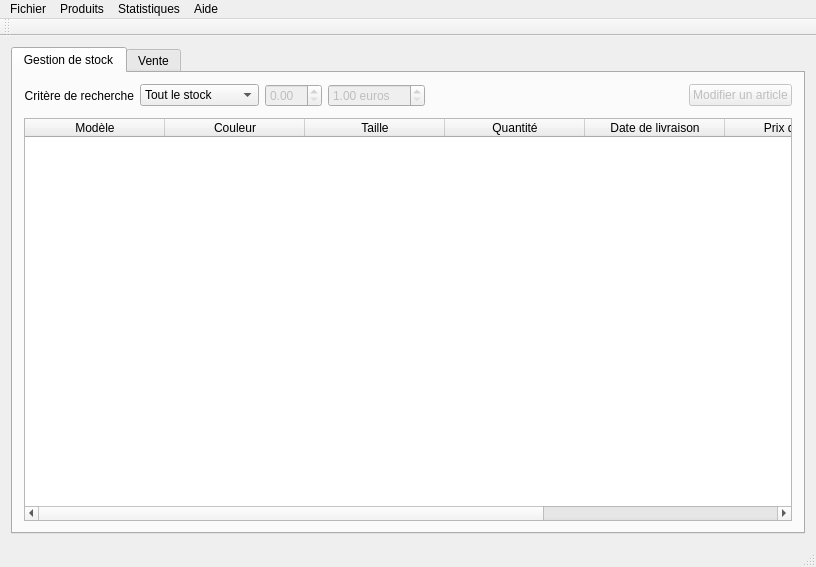
<?xml version="1.0" encoding="UTF-8"?>
<ui version="4.0">
 <class>MainWindow</class>
 <widget class="QMainWindow" name="MainWindow">
  <property name="geometry">
   <rect>
    <x>0</x>
    <y>0</y>
    <width>816</width>
    <height>567</height>
   </rect>
  </property>
  <property name="windowTitle">
   <string>QloT</string>
  </property>
  <property name="windowIcon">
   <iconset>
    <normaloff>../../images/qlot_512.svg</normaloff>../../images/qlot_512.svg</iconset>
  </property>
  <widget class="QWidget" name="centralWidget">
   <layout class="QGridLayout" name="gridLayout">
    <item row="0" column="0">
     <widget class="QTabWidget" name="tabWidget">
      <property name="currentIndex">
       <number>0</number>
      </property>
      <widget class="QWidget" name="tab">
       <attribute name="title">
        <string>Gestion de stock</string>
       </attribute>
       <layout class="QVBoxLayout" name="verticalLayout_2">
        <item>
         <layout class="QVBoxLayout" name="verticalLayout">
          <item>
           <layout class="QHBoxLayout" name="horizontalLayout_2">
            <item>
             <widget class="QLabel" name="label_critere">
              <property name="text">
               <string>Critère de recherche</string>
              </property>
              <property name="alignment">
               <set>Qt::AlignRight|Qt::AlignTrailing|Qt::AlignVCenter</set>
              </property>
             </widget>
            </item>
            <item>
             <widget class="QComboBox" name="critere_combo_box_gestion">
              <item>
               <property name="text">
                <string>Tout le stock</string>
               </property>
              </item>
              <item>
               <property name="text">
                <string>Modele</string>
               </property>
              </item>
              <item>
               <property name="text">
                <string>Couleur</string>
               </property>
              </item>
              <item>
               <property name="text">
                <string>Taille</string>
               </property>
              </item>
              <item>
               <property name="text">
                <string>Prix d'achat (€)</string>
               </property>
              </item>
              <item>
               <property name="text">
                <string>Prix de vente (€)</string>
               </property>
              </item>
              <item>
               <property name="text">
                <string>Prix effectif (€)</string>
               </property>
              </item>
             </widget>
            </item>
            <item>
             <widget class="QDoubleSpinBox" name="doubleSpinBox_gestion">
              <property name="enabled">
               <bool>false</bool>
              </property>
             </widget>
            </item>
            <item>
             <widget class="QDoubleSpinBox" name="doubleSpinBox_prix_max">
              <property name="enabled">
               <bool>false</bool>
              </property>
              <property name="suffix">
               <string> euros</string>
              </property>
              <property name="minimum">
               <double>1.000000000000000</double>
              </property>
              <property name="maximum">
               <double>499.990000000000009</double>
              </property>
              <property name="singleStep">
               <double>0.010000000000000</double>
              </property>
              <property name="value">
               <double>1.000000000000000</double>
              </property>
             </widget>
            </item>
            <item>
             <spacer name="horizontalSpacer">
              <property name="orientation">
               <enum>Qt::Horizontal</enum>
              </property>
              <property name="sizeHint" stdset="0">
               <size>
                <width>40</width>
                <height>20</height>
               </size>
              </property>
             </spacer>
            </item>
            <item>
             <widget class="QPushButton" name="modif_article">
              <property name="enabled">
               <bool>false</bool>
              </property>
              <property name="text">
               <string>Modifier un article</string>
              </property>
             </widget>
            </item>
           </layout>
          </item>
          <item>
           <spacer name="verticalSpacer">
            <property name="orientation">
             <enum>Qt::Vertical</enum>
            </property>
            <property name="sizeType">
             <enum>QSizePolicy::Fixed</enum>
            </property>
            <property name="sizeHint" stdset="0">
             <size>
              <width>20</width>
              <height>5</height>
             </size>
            </property>
           </spacer>
          </item>
          <item>
           <widget class="QTableWidget" name="tableau_recherche_gestion">
            <property name="lineWidth">
             <number>1</number>
            </property>
            <property name="horizontalScrollBarPolicy">
             <enum>Qt::ScrollBarAsNeeded</enum>
            </property>
            <property name="autoScroll">
             <bool>true</bool>
            </property>
            <property name="editTriggers">
             <set>QAbstractItemView::NoEditTriggers</set>
            </property>
            <property name="alternatingRowColors">
             <bool>true</bool>
            </property>
            <property name="selectionBehavior">
             <enum>QAbstractItemView::SelectRows</enum>
            </property>
            <property name="horizontalScrollMode">
             <enum>QAbstractItemView::ScrollPerPixel</enum>
            </property>
            <property name="gridStyle">
             <enum>Qt::SolidLine</enum>
            </property>
            <property name="sortingEnabled">
             <bool>false</bool>
            </property>
            <property name="cornerButtonEnabled">
             <bool>true</bool>
            </property>
            <property name="rowCount">
             <number>0</number>
            </property>
            <property name="columnCount">
             <number>8</number>
            </property>
            <attribute name="horizontalHeaderVisible">
             <bool>true</bool>
            </attribute>
            <attribute name="horizontalHeaderCascadingSectionResizes">
             <bool>false</bool>
            </attribute>
            <attribute name="horizontalHeaderDefaultSectionSize">
             <number>140</number>
            </attribute>
            <attribute name="horizontalHeaderHighlightSections">
             <bool>true</bool>
            </attribute>
            <attribute name="horizontalHeaderShowSortIndicator" stdset="0">
             <bool>false</bool>
            </attribute>
            <attribute name="horizontalHeaderStretchLastSection">
             <bool>false</bool>
            </attribute>
            <attribute name="verticalHeaderCascadingSectionResizes">
             <bool>false</bool>
            </attribute>
            <attribute name="verticalHeaderHighlightSections">
             <bool>true</bool>
            </attribute>
            <attribute name="verticalHeaderShowSortIndicator" stdset="0">
             <bool>false</bool>
            </attribute>
            <attribute name="verticalHeaderStretchLastSection">
             <bool>false</bool>
            </attribute>
            <column>
             <property name="text">
              <string>Modèle</string>
             </property>
             <property name="font">
              <font>
               <pointsize>9</pointsize>
              </font>
             </property>
             <property name="textAlignment">
              <set>AlignHCenter|AlignVCenter|AlignCenter</set>
             </property>
            </column>
            <column>
             <property name="text">
              <string>Couleur</string>
             </property>
             <property name="font">
              <font>
               <pointsize>9</pointsize>
              </font>
             </property>
            </column>
            <column>
             <property name="text">
              <string>Taille</string>
             </property>
             <property name="font">
              <font>
               <pointsize>9</pointsize>
              </font>
             </property>
            </column>
            <column>
             <property name="text">
              <string>Quantité</string>
             </property>
             <property name="font">
              <font>
               <pointsize>9</pointsize>
              </font>
             </property>
            </column>
            <column>
             <property name="text">
              <string>Date de livraison</string>
             </property>
             <property name="font">
              <font>
               <pointsize>9</pointsize>
              </font>
             </property>
            </column>
            <column>
             <property name="text">
              <string>Prix d'achat</string>
             </property>
             <property name="font">
              <font>
               <pointsize>9</pointsize>
              </font>
             </property>
            </column>
            <column>
             <property name="text">
              <string>Prix de vente</string>
             </property>
             <property name="font">
              <font>
               <pointsize>9</pointsize>
              </font>
             </property>
            </column>
            <column>
             <property name="text">
              <string>Prix effectif</string>
             </property>
             <property name="font">
              <font>
               <pointsize>9</pointsize>
              </font>
             </property>
             <property name="textAlignment">
              <set>AlignHCenter|AlignVCenter|AlignCenter</set>
             </property>
            </column>
           </widget>
          </item>
         </layout>
        </item>
       </layout>
      </widget>
      <widget class="QWidget" name="tab_2">
       <attribute name="title">
        <string>Vente</string>
       </attribute>
       <layout class="QVBoxLayout" name="verticalLayout_4">
        <item>
         <layout class="QVBoxLayout" name="verticalLayout_3">
          <item>
           <layout class="QHBoxLayout" name="horizontalLayout_4">
            <item>
             <widget class="QLabel" name="label_critere_3">
              <property name="text">
               <string>Critère de recherche</string>
              </property>
              <property name="alignment">
               <set>Qt::AlignRight|Qt::AlignTrailing|Qt::AlignVCenter</set>
              </property>
             </widget>
            </item>
            <item>
             <widget class="QComboBox" name="critere_combo_box_vente">
              <item>
               <property name="text">
                <string>Toutes les ventes</string>
               </property>
              </item>
              <item>
               <property name="text">
                <string>Identifiant</string>
               </property>
              </item>
              <item>
               <property name="text">
                <string>Quantité d'articles</string>
               </property>
              </item>
              <item>
               <property name="text">
                <string>Prix total</string>
               </property>
              </item>
             </widget>
            </item>
            <item>
             <widget class="QDoubleSpinBox" name="doubleSpinBox_vente">
              <property name="enabled">
               <bool>false</bool>
              </property>
             </widget>
            </item>
            <item>
             <widget class="QDoubleSpinBox" name="doubleSpinBox_prix_max_vente">
              <property name="enabled">
               <bool>false</bool>
              </property>
              <property name="suffix">
               <string> euros</string>
              </property>
              <property name="minimum">
               <double>1.000000000000000</double>
              </property>
              <property name="maximum">
               <double>99999.990000000005239</double>
              </property>
              <property name="singleStep">
               <double>0.010000000000000</double>
              </property>
              <property name="value">
               <double>1.000000000000000</double>
              </property>
             </widget>
            </item>
            <item>
             <spacer name="horizontalSpacer_2">
              <property name="orientation">
               <enum>Qt::Horizontal</enum>
              </property>
              <property name="sizeHint" stdset="0">
               <size>
                <width>40</width>
                <height>20</height>
               </size>
              </property>
             </spacer>
            </item>
            <item>
             <widget class="QPushButton" name="boutton_detail_vente">
              <property name="enabled">
               <bool>false</bool>
              </property>
              <property name="text">
               <string>Détail de la vente</string>
              </property>
             </widget>
            </item>
           </layout>
          </item>
          <item>
           <spacer name="verticalSpacer_2">
            <property name="orientation">
             <enum>Qt::Vertical</enum>
            </property>
            <property name="sizeType">
             <enum>QSizePolicy::Fixed</enum>
            </property>
            <property name="sizeHint" stdset="0">
             <size>
              <width>20</width>
              <height>5</height>
             </size>
            </property>
           </spacer>
          </item>
          <item>
           <widget class="QTableWidget" name="tableWidget_vente">
            <property name="editTriggers">
             <set>QAbstractItemView::NoEditTriggers</set>
            </property>
            <property name="alternatingRowColors">
             <bool>true</bool>
            </property>
            <property name="selectionBehavior">
             <enum>QAbstractItemView::SelectRows</enum>
            </property>
            <property name="sortingEnabled">
             <bool>false</bool>
            </property>
            <attribute name="horizontalHeaderVisible">
             <bool>true</bool>
            </attribute>
            <attribute name="horizontalHeaderCascadingSectionResizes">
             <bool>false</bool>
            </attribute>
            <attribute name="horizontalHeaderDefaultSectionSize">
             <number>180</number>
            </attribute>
            <attribute name="horizontalHeaderStretchLastSection">
             <bool>true</bool>
            </attribute>
            <column>
             <property name="text">
              <string>Identifiant</string>
             </property>
            </column>
            <column>
             <property name="text">
              <string>Date</string>
             </property>
            </column>
            <column>
             <property name="text">
              <string>Quantité d'articles</string>
             </property>
            </column>
            <column>
             <property name="text">
              <string>Prix total</string>
             </property>
            </column>
           </widget>
          </item>
         </layout>
        </item>
       </layout>
      </widget>
     </widget>
    </item>
   </layout>
  </widget>
  <widget class="QMenuBar" name="menuBar">
   <property name="geometry">
    <rect>
     <x>0</x>
     <y>0</y>
     <width>816</width>
     <height>20</height>
    </rect>
   </property>
   <widget class="QMenu" name="menuFichier">
    <property name="title">
     <string>Fichier</string>
    </property>
    <addaction name="actionNouvelle_BDD"/>
    <addaction name="actionOuvrir_une_BDD"/>
    <addaction name="actionEnregistrer"/>
    <addaction name="separator"/>
    <addaction name="separator"/>
    <addaction name="actionQuitter"/>
   </widget>
   <widget class="QMenu" name="menuAide">
    <property name="title">
     <string>Aide</string>
    </property>
    <addaction name="actionVersion"/>
    <addaction name="actionA_propos_de_QloT"/>
   </widget>
   <widget class="QMenu" name="menuProduits">
    <property name="title">
     <string>Produits</string>
    </property>
    <addaction name="actionAjouter_une_marchandise"/>
    <addaction name="separator"/>
    <addaction name="actionAjouter_une_vente"/>
    <addaction name="actionAnnuler_la_vente"/>
   </widget>
   <widget class="QMenu" name="menuStatistiques">
    <property name="title">
     <string>Statistiques</string>
    </property>
    <addaction name="actionEconomies"/>
    <addaction name="actionStock_total"/>
   </widget>
   <addaction name="menuFichier"/>
   <addaction name="menuProduits"/>
   <addaction name="menuStatistiques"/>
   <addaction name="menuAide"/>
  </widget>
  <widget class="QToolBar" name="mainToolBar">
   <attribute name="toolBarArea">
    <enum>TopToolBarArea</enum>
   </attribute>
   <attribute name="toolBarBreak">
    <bool>false</bool>
   </attribute>
  </widget>
  <widget class="QStatusBar" name="statusBar"/>
  <action name="actionNouvelle_BDD">
   <property name="text">
    <string>Nouvelle BDD</string>
   </property>
   <property name="shortcut">
    <string>Ctrl+N</string>
   </property>
  </action>
  <action name="actionOuvrir_une_BDD">
   <property name="text">
    <string>Ouvrir une BDD</string>
   </property>
   <property name="shortcut">
    <string>Ctrl+O</string>
   </property>
  </action>
  <action name="actionEnregistrer">
   <property name="text">
    <string>Enregistrer</string>
   </property>
   <property name="shortcut">
    <string>Ctrl+S</string>
   </property>
  </action>
  <action name="actionQuitter">
   <property name="text">
    <string>Quitter</string>
   </property>
   <property name="shortcut">
    <string>Ctrl+Q</string>
   </property>
  </action>
  <action name="actionVersion">
   <property name="text">
    <string>Version</string>
   </property>
   <property name="shortcut">
    <string>Ctrl+V</string>
   </property>
  </action>
  <action name="actionA_propos_de_QloT">
   <property name="text">
    <string>A propos de QloT ...</string>
   </property>
   <property name="shortcut">
    <string>Ctrl+H</string>
   </property>
  </action>
  <action name="actionAjouter_une_marchandise">
   <property name="text">
    <string>Ajouter une marchandise</string>
   </property>
  </action>
  <action name="actionAjouter_une_vente">
   <property name="text">
    <string>Ajouter une vente</string>
   </property>
  </action>
  <action name="actionEconomies">
   <property name="text">
    <string>Economies</string>
   </property>
   <property name="shortcut">
    <string>Ctrl+E</string>
   </property>
  </action>
  <action name="actionAnnuler_la_vente">
   <property name="text">
    <string>Annuler la vente</string>
   </property>
   <property name="shortcut">
    <string>Ctrl+Z</string>
   </property>
  </action>
  <action name="actionStock_total">
   <property name="text">
    <string>Stock total</string>
   </property>
  </action>
 </widget>
 <layoutdefault spacing="6" margin="11"/>
 <resources/>
 <connections>
  <connection>
   <sender>actionQuitter</sender>
   <signal>triggered()</signal>
   <receiver>MainWindow</receiver>
   <slot>close()</slot>
   <hints>
    <hint type="sourcelabel">
     <x>-1</x>
     <y>-1</y>
    </hint>
    <hint type="destinationlabel">
     <x>371</x>
     <y>276</y>
    </hint>
   </hints>
  </connection>
 </connections>
</ui>
